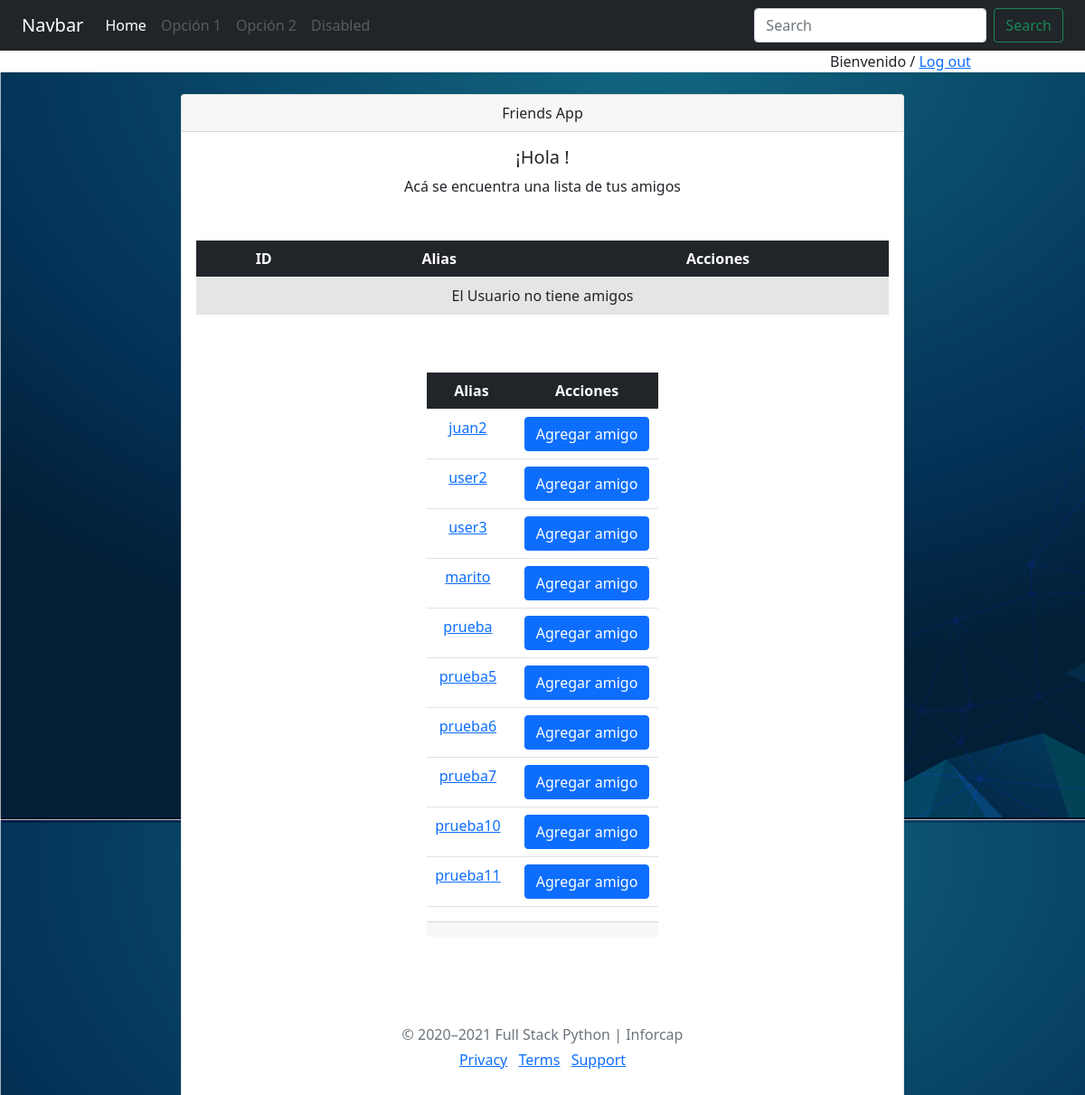
/friends (signed in), run on an earlier commit of the app's database.
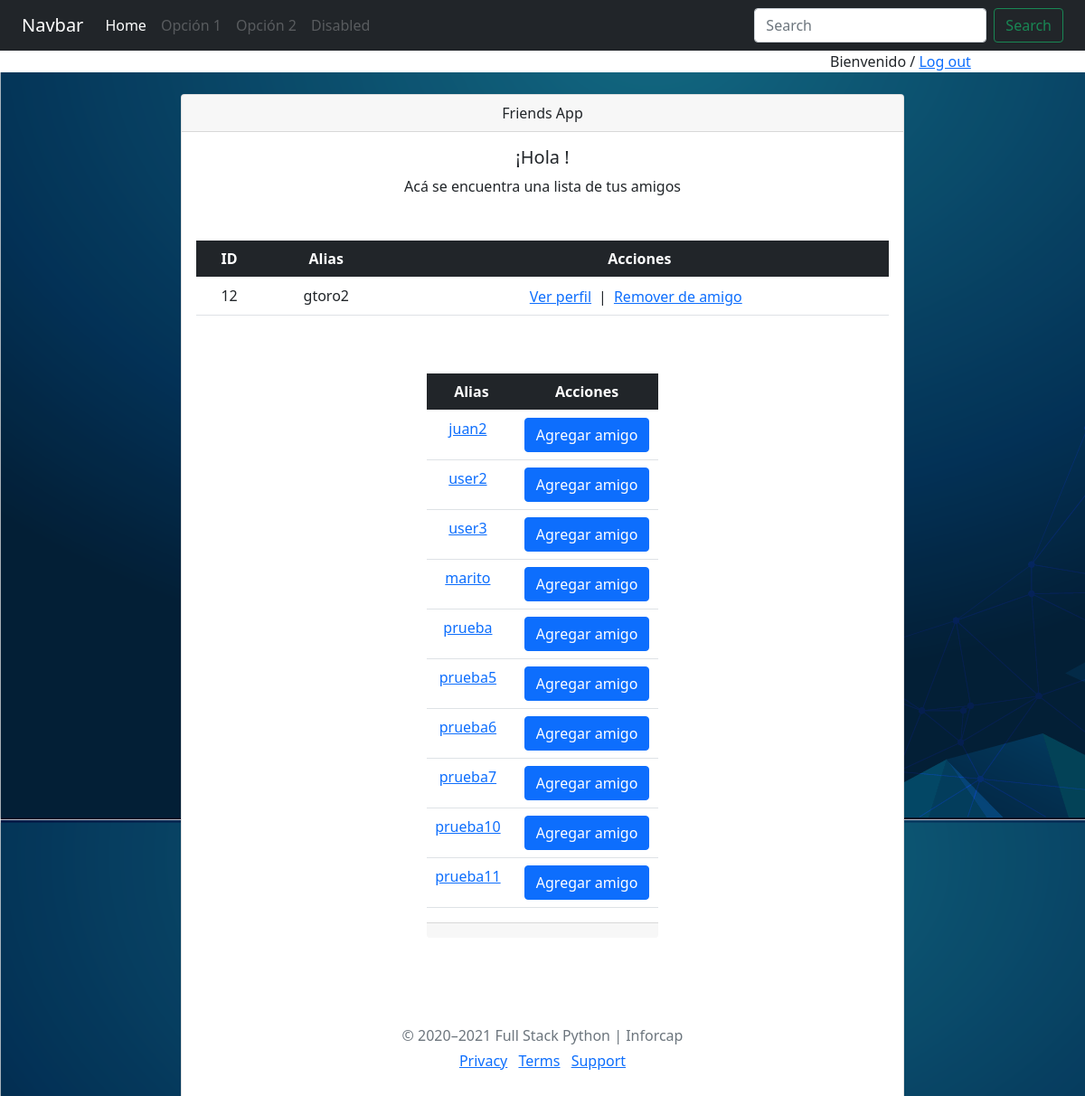
And on a later commit of the database.
### login_app/models.py (models this page shows)
class Usuario(models.Model):
    name = models.CharField(max_length=55)
    alias = models.CharField(max_length=55)
    fNacimiento = models.DateTimeField()
    created_at = models.DateTimeField(auto_now_add=True)
    updated_at = models.DateTimeField(auto_now=True)
    cuenta = models.ForeignKey(Cuenta, related_name='usuario', on_delete=models.CASCADE)
    objects = UsuarioManager()

### login_app/views.py (the view)
# urls.py: path('friends', views.friend),
def friend(request):
    temp=Usuario.objects.all().exclude(id=request.session['log_id'])
    u1 = Usuario.objects.get(id=request.session['log_id'])
    for user in u1.cuenta.id_cuenta_friends.all():
        temp=temp.exclude(id=user.id)
    context={
        'friend': u1.cuenta.id_cuenta_friends.all(),
        'not_friend': temp
    }
    return render(request, "friends.html",context)

### login_app/templates/friends.html (shortened to what this page needs)
{% extends "index.html" %}
{% block pagina %}
    <div class="row" style="background: white">
        <div class="col-9"></div>
        <div class="col-3"> Bienvenido
            {% block datos %}
            /
            {% endblock %}
            <a href="/logout" class="text-end">Log out</a>
        </div>
    </div>
    {% block sesion %}
    <div class="card text-center col-8 m-auto mt-4">
        <div class="card-header ">
        Friends App
        </div>
    <div class="card-body">
        <h5 class="card-title">¡Hola {{ request.session.log_name}}!</h5>
        <p class="card-text">Acá se encuentra una lista de tus amigos</p>
        <div class="table-responsive col-12 mx-auto mt-5">
        <table class="table table-hover table-inf">
            <thead>
                <tr class="table-dark">
                <th scope="col">ID</th>
                  <th scope="col">Alias</th>
                  <th scope="col">Acciones</th>
                </tr>
            </thead>
            <tbody>
                <tr class="table-active">
                {% ifequal friend|length 0 %}
                <td colspan="3" class="table-active">El Usuario no tiene amigos</td>
{% endifequal %}
                </tr>
            {% for person in friend %}
                <tr>
                <td scope="row">{{ person.id }}</td>
                    <td scope="row">{{ person.alias }}</td>
                    <td>
                        <div class="btn-group" role="group" aria-label="Basic mixed styles example">
                            <a href="/user/{{ person.id }}" class="text-start me-2">Ver perfil </a> |
                            <a href="/delete_friend/{{ person.id }}" class="text-start me-2 ms-2">Remover de amigo</a>
                        </div>
                    </td>
                </tr>
                {% endfor %}
            </tbody>
        </table>
    </div>
        <div class="table-responsive col-4 mx-auto mt-5">
        <table class="table table-hover table-inf">
            <thead>
                <tr class="table-dark">
                  <th scope="col">Alias</th>
                  <th scope="col">Acciones</th>
                </tr>
            </thead>
            <tbody>
            {% for person in not_friend %}
                <tr>
                    <td scope="row"><a href="/user/{{ person.id }}" class="text-start me-2">{{ person.alias }} </a></td>
                    <td>
                        <div class="btn-group" role="group" aria-label="Basic mixed styles example">
                                    <a href="/add_friend/{{ person.id }}" class="btn btn-primary">Agregar amigo</a>
                        </div>
                    </td>
                </tr>
                {% endfor %}
            </tbody>
        </table>
    <div class="card-footer text-muted">
    </div>
</div>
{% endblock %}
{% endblock %}

### login_app/templates/index.html (shortened to what this page needs)
<!DOCTYPE html>
<html lang="en">
<head>
    {% load static %}
    <link rel="stylesheet" type="text/css" href="{% static 'style_css.css' %}">
    {% load static %}
    <link href="https://cdn.jsdelivr.net/npm/bootstrap@5.0.0-beta1/dist/css/bootstrap.min.css" rel="stylesheet">
</head>
<body id="fondo">
    <div class="row sticky-top">
        <nav class="navbar navbar-expand-lg navbar-dark bg-dark">
            <div class="container-fluid">
                <a class="navbar-brand" href="#">Navbar</a>
                <div class="collapse navbar-collapse" id="navbarSupportedContent">
                    <ul class="navbar-nav me-auto mb-2 mb-lg-0">
                        <li class="nav-item">
                            <a class="nav-link active" aria-current="page" href="/">Home</a>
                        </li>
                        <li class="nav-item">
                            <a class="nav-link disabled" href="">Opción 1</a>
                        </li>
                        <li class="nav-item">
                            <a class="nav-link disabled" href="/">Opción 2 </a>
                        </li>
                        <li class="nav-item">
                            <a class="nav-link disabled" href="#" tabindex="-1" aria-disabled="true">Disabled</a>
                        </li>
                    </ul>
                    <form class="d-flex">
                        <input class="form-control me-2" type="search" placeholder="Search" aria-label="Search">
                        <button class="btn btn-outline-success" type="submit">Search</button>
                    </form>
                </div>
            </div>
        </nav>
    </div>
{% block pagina %}{% endblock %}
    <footer class="my-5 pt-5 text-muted text-center text-small">
        <p class="mb-1">© 2020–2021 Full Stack Python | Inforcap</p>
        <ul class="list-inline">
            <li class="list-inline-item"><a href="#">Privacy</a></li>
            <li class="list-inline-item"><a href="#">Terms</a></li>
            <li class="list-inline-item"><a href="#">Support</a></li>
        </ul>
    </footer>
</body>
</html>

### login_app/static/style_css.css (style rules this page uses)
* { padding: 0; margin: 0; border: 0; }
#fondo { background-image: url("/static/img/imagen1.png"); }

What changed in the data, as far as the page shows it:
added Usuario: id "12", alias "gtoro2", shown under "¡Hola !"
Also different on the page:
text no longer shown: "El Usuario no tiene amigos"
